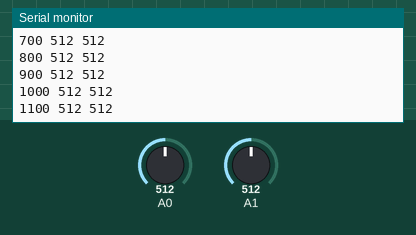
This sketch was run on a simulated Arduino Uno, built with avr-gcc and run on an emulated ATmega328P. Parts: the last lines printed to the serial monitor. The inputs (shaded band) are chosen by the test bench; at power-on: A0 = 512, A1 = 512.

Above: at 1.2 s.
1.3 s: A0 set to 716
At 1.31 s:
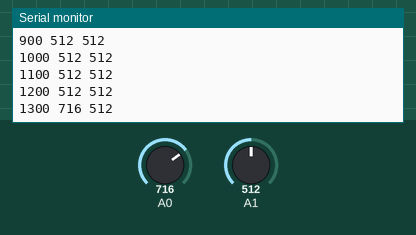
2.8 s: A1 set to 716
At 2.81 s:
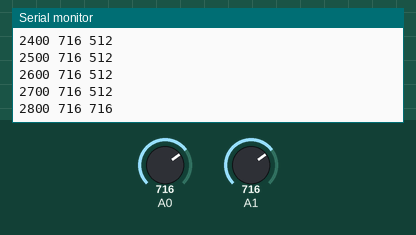
4.3 s: A0 set to 900
At 4.31 s:
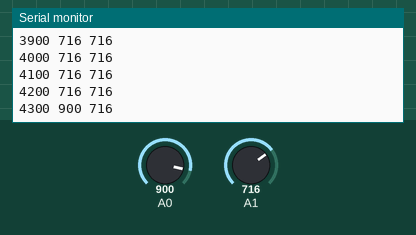
5.8 s: A1 set to 900
At 5.81 s:
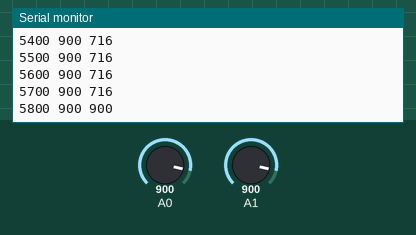
Timing chart, 0 to 8.3 s (numbered marks = the images above; inputs shaded):
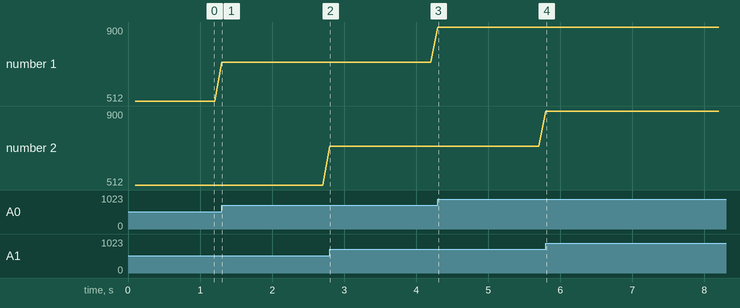

The sketch:

simple_demo.ino
```cpp
#include "Arduino.h"

/* Sample time and serial port speed */
/* ================================= */
const uint32_t SAMPLE_TIME =  100UL; /* ms */
const int SERIAL_PORT_BAUDS = 9600; /* bauds */

unsigned long prevMillis = 0;

void setup()
{

  Serial.begin(SERIAL_PORT_BAUDS);
#if defined(ARDUINO_ARCH_SAMD) || defined(ARDUINO_ARCH_SAM) || defined(ARDUINO_ARCH_ESP32)
  /* Only supported on some boards (Due, Zero, MKR family, ESP32, ...);
   * classic AVR boards (Uno, Nano, Mega) don't have analogReadResolution()
   * and are already fixed at 10 bits, which is what we want here anyway. */
  analogReadResolution(10); /* 10 bits => 2^10 = 1024 levels in analogRead() */
#endif
}

void loop() {
  unsigned long curMillis = millis();

  if (curMillis - prevMillis >= SAMPLE_TIME) {
    int sensor1 = analogRead(A0);
    int sensor2 = analogRead(A1);
    /* Check your Arduino specs:
     * - The input range on the analog ports
     * - The resolution (set above, some boards have 12 bits ADC capabilities)
     * analogRead maps voltage from the input range (usually [0, 5] or [0, 3.3] volts)
     * to integer values in the range [0, 1023] or [0, 4095] (depends on the resolution)
     */
    Serial.print(curMillis);
    Serial.print(" ");
    Serial.print(sensor1);
    Serial.print(" ");
    Serial.print(sensor2);
    Serial.print("\n");
    prevMillis = curMillis;
  }
}
```

Measured:
- after the input at 1.3 s, the serial monitor: prints a new line at once (image 1)
- after the input at 2.8 s, the serial monitor: prints a new line at once (image 2)
- after the input at 4.3 s, the serial monitor: prints a new line at once (image 3)
- after the input at 5.8 s, the serial monitor: prints a new line at once (image 4)
- plotted number 1: 512 → 716 after the input at 1.3 s, 716 → 900 after the input at 4.3 s
